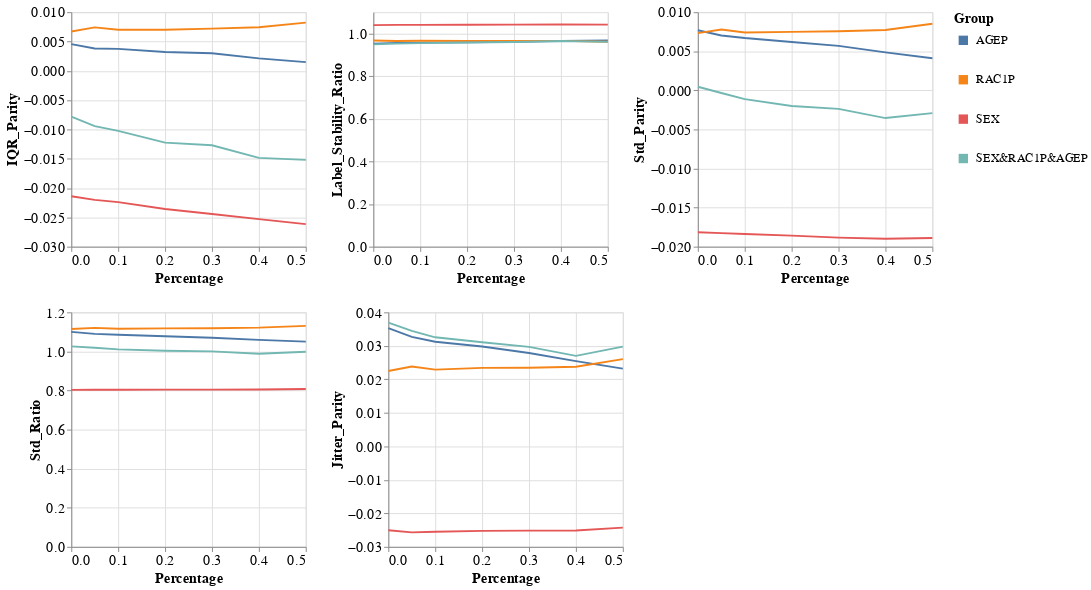

Notebook source saved alongside this figure:
### Markdown cell above
### Group metrics per dataset, experiment iteration, and model

### Code cell
visualizer.create_groups_grid_pct_lines_plot(model_name=MODEL_NAMES[0],
                                             target_preprocessing_technique=PREPROCESSING_TECHNIQUES[0],
                                             group_metrics_type='variance')

### Figure 1 — Vega-Lite specification as saved in the notebook (floating-point values rounded to 4 significant figures)
{"config": {"view": {"continuousWidth": 400, "continuousHeight": 300}, "axis": {"labelFontSize": 15, "titleFontSize": 15}, "legend": {"labelFontSize": 13, "symbolStrokeWidth": 10, "titleFontSize": 15}}, "vconcat": [{"hconcat": [{"mark": "line", "encoding": {"color": {"field": "Group", "type": "nominal"}, "x": {"field": "Percentage", "type": "quantitative"}, "y": {"field": "Metric_Value", "title": "IQR_Parity", "type": "quantitative"}}, "height": 250, "width": 250}, {"data": {"name": "data-4ed9c9b1fd530ead47da9a2b6d5e4bca"}, "mark": "line", "encoding": {"color": {"field": "Group", "type": "nominal"}, "x": {"field": "Percentage", "type": "quantitative"}, "y": {"field": "Metric_Value", "title": "Label_Stability_Ratio", "type": "quantitative"}}, "height": 250, "width": 250}, {"data": {"name": "data-ec39466fd520d4fb7e4645f36f0f4469"}, "mark": "line", "encoding": {"color": {"field": "Group", "type": "nominal"}, "x": {"field": "Percentage", "type": "quantitative"}, "y": {"field": "Metric_Value", "title": "Std_Parity", "type": "quantitative"}}, "height": 250, "width": 250}]}, {"hconcat": [{"mark": "line", "encoding": {"color": {"field": "Group", "type": "nominal"}, "x": {"field": "Percentage", "type": "quantitative"}, "y": {"field": "Metric_Value", "title": "Std_Ratio", "type": "quantitative"}}, "height": 250, "width": 250}, {"data": {"name": "data-06f1d73f8ff16f526e2fbfa2b2253151"}, "mark": "line", "encoding": {"color": {"field": "Group", "type": "nominal"}, "x": {"field": "Percentage", "type": "quantitative"}, "y": {"field": "Metric_Value", "title": "Jitter_Parity", "type": "quantitative"}}, "height": 250, "width": 250}], "data": {"name": "data-1a60d6f50febb71fcddd85eaf3aebcc8"}}], "data": {"name": "data-994515e4cbd4a3f56da1f07f1f320517"}, "$schema": "https://vega.github.io/schema/vega-lite/v4.17.0.json", "datasets": {"data-994515e4cbd4a3f56da1f07f1f320517": [{"Model_Name": "DecisionTreeClassifier", "Metric": "IQR_Parity", "Group": "AGEP", "Metric_Value": 0.004552, "Percentage": 0.0}, {"Model_Name": "DecisionTreeClassifier", "Metric": "IQR_Parity", "Group": "RAC1P", "Metric_Value": 0.006702, "Percentage": 0.0}, {"Model_Name": "DecisionTreeClassifier", "Metric": "IQR_Parity", "Group": "SEX", "Metric_Value": -0.02139, "Percentage": 0.0}, {"Model_Name": "DecisionTreeClassifier", "Metric": "IQR_Parity", "Group": "SEX&RAC1P&AGEP", "Metric_Value": -0.007812, "Percentage": 0.0}, {"Model_Name": "DecisionTreeClassifier", "Metric": "IQR_Parity", "Group": "AGEP", "Metric_Value": 0.003805, "Percentage": 0.05}, {"Model_Name": "DecisionTreeClassifier", "Metric": "IQR_Parity", "Group": "RAC1P", "Metric_Value": 0.0074, "Percentage": 0.05}, {"Model_Name": "DecisionTreeClassifier", "Metric": "IQR_Parity", "Group": "SEX", "Metric_Value": -0.02202, "Percentage": 0.05}, {"Model_Name": "DecisionTreeClassifier", "Metric": "IQR_Parity", "Group": "SEX&RAC1P&AGEP", "Metric_Value": -0.00944, "Percentage": 0.05}, {"Model_Name": "DecisionTreeClassifier", "Metric": "IQR_Parity", "Group": "AGEP", "Metric_Value": 0.00375, "Percentage": 0.1}, {"Model_Name": "DecisionTreeClassifier", "Metric": "IQR_Parity", "Group": "RAC1P", "Metric_Value": 0.007014, "Percentage": 0.1}, {"Model_Name": "DecisionTreeClassifier", "Metric": "IQR_Parity", "Group": "SEX", "Metric_Value": -0.02239, "Percentage": 0.1}, {"Model_Name": "DecisionTreeClassifier", "Metric": "IQR_Parity", "Group": "SEX&RAC1P&AGEP", "Metric_Value": -0.01025, "Percentage": 0.1}, {"Model_Name": "DecisionTreeClassifier", "Metric": "IQR_Parity", "Group": "AGEP", "Metric_Value": 0.0032, "Percentage": 0.2}, {"Model_Name": "DecisionTreeClassifier", "Metric": "IQR_Parity", "Group": "RAC1P", "Metric_Value": 0.007002, "Percentage": 0.2}, {"Model_Name": "DecisionTreeClassifier", "Metric": "IQR_Parity", "Group": "SEX", "Metric_Value": -0.02357, "Percentage": 0.2}, {"Model_Name": "DecisionTreeClassifier", "Metric": "IQR_Parity", "Group": "SEX&RAC1P&AGEP", "Metric_Value": -0.01225, "Percentage": 0.2}, {"Model_Name": "DecisionTreeClassifier", "Metric": "IQR_Parity", "Group": "AGEP", "Metric_Value": 0.002993, "Percentage": 0.3}, {"Model_Name": "DecisionTreeClassifier", "Metric": "IQR_Parity", "Group": "RAC1P", "Metric_Value": 0.0072, "Percentage": 0.3}, {"Model_Name": "DecisionTreeClassifier", "Metric": "IQR_Parity", "Group": "SEX", "Metric_Value": -0.02441, "Percentage": 0.3}, {"Model_Name": "DecisionTreeClassifier", "Metric": "IQR_Parity", "Group": "SEX&RAC1P&AGEP", "Metric_Value": -0.01271, "Percentage": 0.3}, {"Model_Name": "DecisionTreeClassifier", "Metric": "IQR_Parity", "Group": "AGEP", "Metric_Value": 0.002128, "Percentage": 0.4}, {"Model_Name": "DecisionTreeClassifier", "Metric": "IQR_Parity", "Group": "RAC1P", "Metric_Value": 0.007436, "Percentage": 0.4}, {"Model_Name": "DecisionTreeClassifier", "Metric": "IQR_Parity", "Group": "SEX", "Metric_Value": -0.02529, "Percentage": 0.4}, {"Model_Name": "DecisionTreeClassifier", "Metric": "IQR_Parity", "Group": "SEX&RAC1P&AGEP", "Metric_Value": -0.01484, "Percentage": 0.4}, {"Model_Name": "DecisionTreeClassifier", "Metric": "IQR_Parity", "Group": "AGEP", "Metric_Value": 0.001476, "Percentage": 0.5}, {"Model_Name": "DecisionTreeClassifier", "Metric": "IQR_Parity", "Group": "RAC1P", "Metric_Value": 0.008213, "Percentage": 0.5}, {"Model_Name": "DecisionTreeClassifier", "Metric": "IQR_Parity", "Group": "SEX", "Metric_Value": -0.02615, "Percentage": 0.5}, {"Model_Name": "DecisionTreeClassifier", "Metric": "IQR_Parity", "Group": "SEX&RAC1P&AGEP", "Metric_Value": -0.01519, "Percentage": 0.5}], "data-4ed9c9b1fd530ead47da9a2b6d5e4bca": [{"Model_Name": "DecisionTreeClassifier", "Metric": "Label_Stability_Ratio", "Group": "AGEP", "Metric_Value": 0.9524, "Percentage": 0.0}, {"Model_Name": "DecisionTreeClassifier", "Metric": "Label_Stability_Ratio", "Group": "RAC1P", "Metric_Value": 0.967, "Percentage": 0.0}, {"Model_Name": "DecisionTreeClassifier", "Metric": "Label_Stability_Ratio", "Group": "SEX", "Metric_Value": 1.039, "Percentage": 0.0}, {"Model_Name": "DecisionTreeClassifier", "Metric": "Label_Stability_Ratio", "Group": "SEX&RAC1P&AGEP", "Metric_Value": 0.9491, "Percentage": 0.0}, {"Model_Name": "DecisionTreeClassifier", "Metric": "Label_Stability_Ratio", "Group": "AGEP", "Metric_Value": 0.9558, "Percentage": 0.05}, {"Model_Name": "DecisionTreeClassifier", "Metric": "Label_Stability_Ratio", "Group": "RAC1P", "Metric_Value": 0.9647, "Percentage": 0.05}, {"Model_Name": "DecisionTreeClassifier", "Metric": "Label_Stability_Ratio", "Group": "SEX", "Metric_Value": 1.041, "Percentage": 0.05}, {"Model_Name": "DecisionTreeClassifier", "Metric": "Label_Stability_Ratio", "Group": "SEX&RAC1P&AGEP", "Metric_Value": 0.9524, "Percentage": 0.05}, {"Model_Name": "DecisionTreeClassifier", "Metric": "Label_Stability_Ratio", "Group": "AGEP", "Metric_Value": 0.9574, "Percentage": 0.1}, {"Model_Name": "DecisionTreeClassifier", "Metric": "Label_Stability_Ratio", "Group": "RAC1P", "Metric_Value": 0.9661, "Percentage": 0.1}, {"Model_Name": "DecisionTreeClassifier", "Metric": "Label_Stability_Ratio", "Group": "SEX", "Metric_Value": 1.041, "Percentage": 0.1}, {"Model_Name": "DecisionTreeClassifier", "Metric": "Label_Stability_Ratio", "Group": "SEX&RAC1P&AGEP", "Metric_Value": 0.955, "Percentage": 0.1}, {"Model_Name": "DecisionTreeClassifier", "Metric": "Label_Stability_Ratio", "Group": "AGEP", "Metric_Value": 0.9589, "Percentage": 0.2}, {"Model_Name": "DecisionTreeClassifier", "Metric": "Label_Stability_Ratio", "Group": "RAC1P", "Metric_Value": 0.9654, "Percentage": 0.2}, {"Model_Name": "DecisionTreeClassifier", "Metric": "Label_Stability_Ratio", "Group": "SEX", "Metric_Value": 1.041, "Percentage": 0.2}, {"Model_Name": "DecisionTreeClassifier", "Metric": "Label_Stability_Ratio", "Group": "SEX&RAC1P&AGEP", "Metric_Value": 0.9577, "Percentage": 0.2}, {"Model_Name": "DecisionTreeClassifier", "Metric": "Label_Stability_Ratio", "Group": "AGEP", "Metric_Value": 0.9616, "Percentage": 0.3}, {"Model_Name": "DecisionTreeClassifier", "Metric": "Label_Stability_Ratio", "Group": "RAC1P", "Metric_Value": 0.9656, "Percentage": 0.3}, {"Model_Name": "DecisionTreeClassifier", "Metric": "Label_Stability_Ratio", "Group": "SEX", "Metric_Value": 1.042, "Percentage": 0.3}, {"Model_Name": "DecisionTreeClassifier", "Metric": "Label_Stability_Ratio", "Group": "SEX&RAC1P&AGEP", "Metric_Value": 0.9604, "Percentage": 0.3}, {"Model_Name": "DecisionTreeClassifier", "Metric": "Label_Stability_Ratio", "Group": "AGEP", "Metric_Value": 0.9649, "Percentage": 0.4}, {"Model_Name": "DecisionTreeClassifier", "Metric": "Label_Stability_Ratio", "Group": "RAC1P", "Metric_Value": 0.9653, "Percentage": 0.4}, {"Model_Name": "DecisionTreeClassifier", "Metric": "Label_Stability_Ratio", "Group": "SEX", "Metric_Value": 1.042, "Percentage": 0.4}, {"Model_Name": "DecisionTreeClassifier", "Metric": "Label_Stability_Ratio", "Group": "SEX&RAC1P&AGEP", "Metric_Value": 0.9649, "Percentage": 0.4}, {"Model_Name": "DecisionTreeClassifier", "Metric": "Label_Stability_Ratio", "Group": "AGEP", "Metric_Value": 0.9676, "Percentage": 0.5}, {"Model_Name": "DecisionTreeClassifier", "Metric": "Label_Stability_Ratio", "Group": "RAC1P", "Metric_Value": 0.9616, "Percentage": 0.5}, {"Model_Name": "DecisionTreeClassifier", "Metric": "Label_Stability_Ratio", "Group": "SEX", "Metric_Value": 1.042, "Percentage": 0.5}, {"Model_Name": "DecisionTreeClassifier", "Metric": "Label_Stability_Ratio", "Group": "SEX&RAC1P&AGEP", "Metric_Value": 0.9608, "Percentage": 0.5}], "data-ec39466fd520d4fb7e4645f36f0f4469": [{"Model_Name": "DecisionTreeClassifier", "Metric": "Std_Parity", "Group": "AGEP", "Metric_Value": 0.007687, "Percentage": 0.0}, {"Model_Name": "DecisionTreeClassifier", "Metric": "Std_Parity", "Group": "RAC1P", "Metric_Value": 0.007321, "Percentage": 0.0}, {"Model_Name": "DecisionTreeClassifier", "Metric": "Std_Parity", "Group": "SEX", "Metric_Value": -0.01815, "Percentage": 0.0}, {"Model_Name": "DecisionTreeClassifier", "Metric": "Std_Parity", "Group": "SEX&RAC1P&AGEP", "Metric_Value": 0.0004592, "Percentage": 0.0}, {"Model_Name": "DecisionTreeClassifier", "Metric": "Std_Parity", "Group": "AGEP", "Metric_Value": 0.007018, "Percentage": 0.05}, {"Model_Name": "DecisionTreeClassifier", "Metric": "Std_Parity", "Group": "RAC1P", "Metric_Value": 0.007788, "Percentage": 0.05}, {"Model_Name": "DecisionTreeClassifier", "Metric": "Std_Parity", "Group": "SEX", "Metric_Value": -0.01826, "Percentage": 0.05}, {"Model_Name": "DecisionTreeClassifier", "Metric": "Std_Parity", "Group": "SEX&RAC1P&AGEP", "Metric_Value": -0.0003371, "Percentage": 0.05}, {"Model_Name": "DecisionTreeClassifier", "Metric": "Std_Parity", "Group": "AGEP", "Metric_Value": 0.006695, "Percentage": 0.1}, {"Model_Name": "DecisionTreeClassifier", "Metric": "Std_Parity", "Group": "RAC1P", "Metric_Value": 0.007398, "Percentage": 0.1}, {"Model_Name": "DecisionTreeClassifier", "Metric": "Std_Parity", "Group": "SEX", "Metric_Value": -0.01837, "Percentage": 0.1}, {"Model_Name": "DecisionTreeClassifier", "Metric": "Std_Parity", "Group": "SEX&RAC1P&AGEP", "Metric_Value": -0.001119, "Percentage": 0.1}, {"Model_Name": "DecisionTreeClassifier", "Metric": "Std_Parity", "Group": "AGEP", "Metric_Value": 0.006194, "Percentage": 0.2}, {"Model_Name": "DecisionTreeClassifier", "Metric": "Std_Parity", "Group": "RAC1P", "Metric_Value": 0.007477, "Percentage": 0.2}, {"Model_Name": "DecisionTreeClassifier", "Metric": "Std_Parity", "Group": "SEX", "Metric_Value": -0.01858, "Percentage": 0.2}, {"Model_Name": "DecisionTreeClassifier", "Metric": "Std_Parity", "Group": "SEX&RAC1P&AGEP", "Metric_Value": -0.002, "Percentage": 0.2}, {"Model_Name": "DecisionTreeClassifier", "Metric": "Std_Parity", "Group": "AGEP", "Metric_Value": 0.005697, "Percentage": 0.3}, {"Model_Name": "DecisionTreeClassifier", "Metric": "Std_Parity", "Group": "RAC1P", "Metric_Value": 0.007567, "Percentage": 0.3}, {"Model_Name": "DecisionTreeClassifier", "Metric": "Std_Parity", "Group": "SEX", "Metric_Value": -0.01883, "Percentage": 0.3}, {"Model_Name": "DecisionTreeClassifier", "Metric": "Std_Parity", "Group": "SEX&RAC1P&AGEP", "Metric_Value": -0.002375, "Percentage": 0.3}, {"Model_Name": "DecisionTreeClassifier", "Metric": "Std_Parity", "Group": "AGEP", "Metric_Value": 0.004851, "Percentage": 0.4}, {"Model_Name": "DecisionTreeClassifier", "Metric": "Std_Parity", "Group": "RAC1P", "Metric_Value": 0.007723, "Percentage": 0.4}, {"Model_Name": "DecisionTreeClassifier", "Metric": "Std_Parity", "Group": "SEX", "Metric_Value": -0.01898, "Percentage": 0.4}, {"Model_Name": "DecisionTreeClassifier", "Metric": "Std_Parity", "Group": "SEX&RAC1P&AGEP", "Metric_Value": -0.003543, "Percentage": 0.4}, {"Model_Name": "DecisionTreeClassifier", "Metric": "Std_Parity", "Group": "AGEP", "Metric_Value": 0.00411, "Percentage": 0.5}, {"Model_Name": "DecisionTreeClassifier", "Metric": "Std_Parity", "Group": "RAC1P", "Metric_Value": 0.008522, "Percentage": 0.5}, {"Model_Name": "DecisionTreeClassifier", "Metric": "Std_Parity", "Group": "SEX", "Metric_Value": -0.01889, "Percentage": 0.5}, {"Model_Name": "DecisionTreeClassifier", "Metric": "Std_Parity", "Group": "SEX&RAC1P&AGEP", "Metric_Value": -0.002908, "Percentage": 0.5}], "data-1a60d6f50febb71fcddd85eaf3aebcc8": [{"Model_Name": "DecisionTreeClassifier", "Metric": "Std_Ratio", "Group": "AGEP", "Metric_Value": 1.1, "Percentage": 0.0}, {"Model_Name": "DecisionTreeClassifier", "Metric": "Std_Ratio", "Group": "RAC1P", "Metric_Value": 1.115, "Percentage": 0.0}, {"Model_Name": "DecisionTreeClassifier", "Metric": "Std_Ratio", "Group": "SEX", "Metric_Value": 0.8034, "Percentage": 0.0}, {"Model_Name": "DecisionTreeClassifier", "Metric": "Std_Ratio", "Group": "SEX&RAC1P&AGEP", "Metric_Value": 1.026, "Percentage": 0.0}, {"Model_Name": "DecisionTreeClassifier", "Metric": "Std_Ratio", "Group": "AGEP", "Metric_Value": 1.09, "Percentage": 0.05}, {"Model_Name": "DecisionTreeClassifier", "Metric": "Std_Ratio", "Group": "RAC1P", "Metric_Value": 1.121, "Percentage": 0.05}, {"Model_Name": "DecisionTreeClassifier", "Metric": "Std_Ratio", "Group": "SEX", "Metric_Value": 0.8038, "Percentage": 0.05}, {"Model_Name": "DecisionTreeClassifier", "Metric": "Std_Ratio", "Group": "SEX&RAC1P&AGEP", "Metric_Value": 1.019, "Percentage": 0.05}, {"Model_Name": "DecisionTreeClassifier", "Metric": "Std_Ratio", "Group": "AGEP", "Metric_Value": 1.085, "Percentage": 0.1}, {"Model_Name": "DecisionTreeClassifier", "Metric": "Std_Ratio", "Group": "RAC1P", "Metric_Value": 1.116, "Percentage": 0.1}, {"Model_Name": "DecisionTreeClassifier", "Metric": "Std_Ratio", "Group": "SEX", "Metric_Value": 0.8038, "Percentage": 0.1}, {"Model_Name": "DecisionTreeClassifier", "Metric": "Std_Ratio", "Group": "SEX&RAC1P&AGEP", "Metric_Value": 1.011, "Percentage": 0.1}, {"Model_Name": "DecisionTreeClassifier", "Metric": "Std_Ratio", "Group": "AGEP", "Metric_Value": 1.077, "Percentage": 0.2}, {"Model_Name": "DecisionTreeClassifier", "Metric": "Std_Ratio", "Group": "RAC1P", "Metric_Value": 1.118, "Percentage": 0.2}, {"Model_Name": "DecisionTreeClassifier", "Metric": "Std_Ratio", "Group": "SEX", "Metric_Value": 0.8045, "Percentage": 0.2}, {"Model_Name": "DecisionTreeClassifier", "Metric": "Std_Ratio", "Group": "SEX&RAC1P&AGEP", "Metric_Value": 1.003, "Percentage": 0.2}, {"Model_Name": "DecisionTreeClassifier", "Metric": "Std_Ratio", "Group": "AGEP", "Metric_Value": 1.07, "Percentage": 0.3}, {"Model_Name": "DecisionTreeClassifier", "Metric": "Std_Ratio", "Group": "RAC1P", "Metric_Value": 1.119, "Percentage": 0.3}, {"Model_Name": "DecisionTreeClassifier", "Metric": "Std_Ratio", "Group": "SEX", "Metric_Value": 0.8044, "Percentage": 0.3}, {"Model_Name": "DecisionTreeClassifier", "Metric": "Std_Ratio", "Group": "SEX&RAC1P&AGEP", "Metric_Value": 1.0, "Percentage": 0.3}, {"Model_Name": "DecisionTreeClassifier", "Metric": "Std_Ratio", "Group": "AGEP", "Metric_Value": 1.059, "Percentage": 0.4}, {"Model_Name": "DecisionTreeClassifier", "Metric": "Std_Ratio", "Group": "RAC1P", "Metric_Value": 1.122, "Percentage": 0.4}, {"Model_Name": "DecisionTreeClassifier", "Metric": "Std_Ratio", "Group": "SEX", "Metric_Value": 0.805, "Percentage": 0.4}, {"Model_Name": "DecisionTreeClassifier", "Metric": "Std_Ratio", "Group": "SEX&RAC1P&AGEP", "Metric_Value": 0.9883, "Percentage": 0.4}, {"Model_Name": "DecisionTreeClassifier", "Metric": "Std_Ratio", "Group": "AGEP", "Metric_Value": 1.05, "Percentage": 0.5}, {"Model_Name": "DecisionTreeClassifier", "Metric": "Std_Ratio", "Group": "RAC1P", "Metric_Value": 1.131, "Percentage": 0.5}, {"Model_Name": "DecisionTreeClassifier", "Metric": "Std_Ratio", "Group": "SEX", "Metric_Value": 0.808, "Percentage": 0.5}, {"Model_Name": "DecisionTreeClassifier", "Metric": "Std_Ratio", "Group": "SEX&RAC1P&AGEP", "Metric_Value": 0.9983, "Percentage": 0.5}], "data-06f1d73f8ff16f526e2fbfa2b2253151": [{"Model_Name": "DecisionTreeClassifier", "Metric": "Jitter_Parity", "Group": "AGEP", "Metric_Value": 0.03529, "Percentage": 0.0}, {"Model_Name": "DecisionTreeClassifier", "Metric": "Jitter_Parity", "Group": "RAC1P", "Metric_Value": 0.02249, "Percentage": 0.0}, {"Model_Name": "DecisionTreeClassifier", "Metric": "Jitter_Parity", "Group": "SEX", "Metric_Value": -0.02504, "Percentage": 0.0}, {"Model_Name": "DecisionTreeClassifier", "Metric": "Jitter_Parity", "Group": "SEX&RAC1P&AGEP", "Metric_Value": 0.03696, "Percentage": 0.0}, {"Model_Name": "DecisionTreeClassifier", "Metric": "Jitter_Parity", "Group": "AGEP", "Metric_Value": 0.03269, "Percentage": 0.05}, {"Model_Name": "DecisionTreeClassifier", "Metric": "Jitter_Parity", "Group": "RAC1P", "Metric_Value": 0.02382, "Percentage": 0.05}, {"Model_Name": "DecisionTreeClassifier", "Metric": "Jitter_Parity", "Group": "SEX", "Metric_Value": -0.02569, "Percentage": 0.05}, {"Model_Name": "DecisionTreeClassifier", "Metric": "Jitter_Parity", "Group": "SEX&RAC1P&AGEP", "Metric_Value": 0.03446, "Percentage": 0.05}, {"Model_Name": "DecisionTreeClassifier", "Metric": "Jitter_Parity", "Group": "AGEP", "Metric_Value": 0.03124, "Percentage": 0.1}, {"Model_Name": "DecisionTreeClassifier", "Metric": "Jitter_Parity", "Group": "RAC1P", "Metric_Value": 0.0229, "Percentage": 0.1}, {"Model_Name": "DecisionTreeClassifier", "Metric": "Jitter_Parity", "Group": "SEX", "Metric_Value": -0.02549, "Percentage": 0.1}, {"Model_Name": "DecisionTreeClassifier", "Metric": "Jitter_Parity", "Group": "SEX&RAC1P&AGEP", "Metric_Value": 0.03256, "Percentage": 0.1}, {"Model_Name": "DecisionTreeClassifier", "Metric": "Jitter_Parity", "Group": "AGEP", "Metric_Value": 0.02982, "Percentage": 0.2}, {"Model_Name": "DecisionTreeClassifier", "Metric": "Jitter_Parity", "Group": "RAC1P", "Metric_Value": 0.02342, "Percentage": 0.2}, {"Model_Name": "DecisionTreeClassifier", "Metric": "Jitter_Parity", "Group": "SEX", "Metric_Value": -0.02523, "Percentage": 0.2}, {"Model_Name": "DecisionTreeClassifier", "Metric": "Jitter_Parity", "Group": "SEX&RAC1P&AGEP", "Metric_Value": 0.03108, "Percentage": 0.2}, {"Model_Name": "DecisionTreeClassifier", "Metric": "Jitter_Parity", "Group": "AGEP", "Metric_Value": 0.02785, "Percentage": 0.3}, {"Model_Name": "DecisionTreeClassifier", "Metric": "Jitter_Parity", "Group": "RAC1P", "Metric_Value": 0.02347, "Percentage": 0.3}, {"Model_Name": "DecisionTreeClassifier", "Metric": "Jitter_Parity", "Group": "SEX", "Metric_Value": -0.02514, "Percentage": 0.3}, {"Model_Name": "DecisionTreeClassifier", "Metric": "Jitter_Parity", "Group": "SEX&RAC1P&AGEP", "Metric_Value": 0.02969, "Percentage": 0.3}, {"Model_Name": "DecisionTreeClassifier", "Metric": "Jitter_Parity", "Group": "AGEP", "Metric_Value": 0.02542, "Percentage": 0.4}, {"Model_Name": "DecisionTreeClassifier", "Metric": "Jitter_Parity", "Group": "RAC1P", "Metric_Value": 0.02377, "Percentage": 0.4}, {"Model_Name": "DecisionTreeClassifier", "Metric": "Jitter_Parity", "Group": "SEX", "Metric_Value": -0.0251, "Percentage": 0.4}, {"Model_Name": "DecisionTreeClassifier", "Metric": "Jitter_Parity", "Group": "SEX&RAC1P&AGEP", "Metric_Value": 0.02702, "Percentage": 0.4}, {"Model_Name": "DecisionTreeClassifier", "Metric": "Jitter_Parity", "Group": "AGEP", "Metric_Value": 0.0232, "Percentage": 0.5}, {"Model_Name": "DecisionTreeClassifier", "Metric": "Jitter_Parity", "Group": "RAC1P", "Metric_Value": 0.02604, "Percentage": 0.5}, {"Model_Name": "DecisionTreeClassifier", "Metric": "Jitter_Parity", "Group": "SEX", "Metric_Value": -0.02425, "Percentage": 0.5}, {"Model_Name": "DecisionTreeClassifier", "Metric": "Jitter_Parity", "Group": "SEX&RAC1P&AGEP", "Metric_Value": 0.02979, "Percentage": 0.5}]}}
